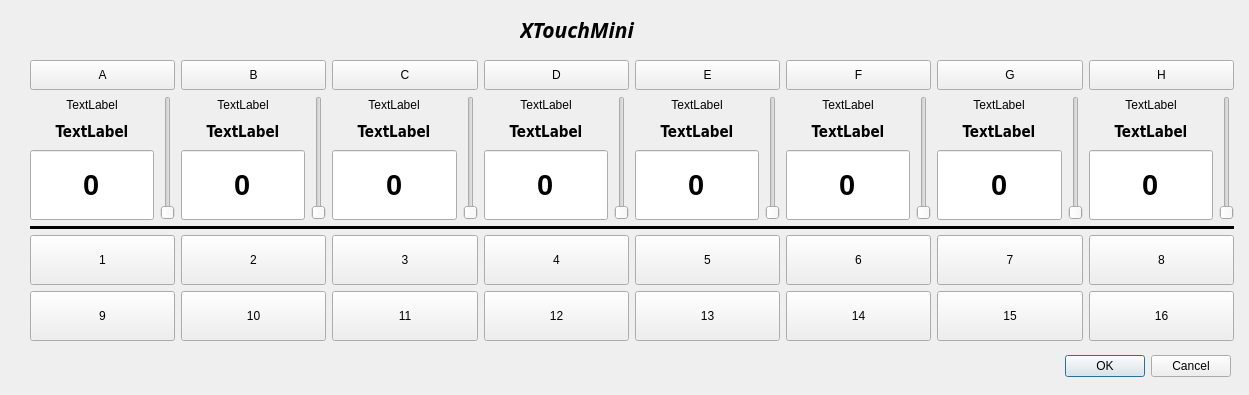
<?xml version="1.0" encoding="UTF-8"?>
<ui version="4.0">
 <class>XTouchMini</class>
 <widget class="QDialog" name="XTouchMini">
  <property name="geometry">
   <rect>
    <x>0</x>
    <y>0</y>
    <width>1249</width>
    <height>395</height>
   </rect>
  </property>
  <property name="windowTitle">
   <string>MidyAX - XTouchMini</string>
  </property>
  <property name="styleSheet">
   <string notr="true"/>
  </property>
  <widget class="QDialogButtonBox" name="buttonBox">
   <property name="geometry">
    <rect>
     <x>890</x>
     <y>350</y>
     <width>341</width>
     <height>32</height>
    </rect>
   </property>
   <property name="orientation">
    <enum>Qt::Horizontal</enum>
   </property>
   <property name="standardButtons">
    <set>QDialogButtonBox::Cancel|QDialogButtonBox::Ok</set>
   </property>
  </widget>
  <widget class="QWidget" name="gridLayoutWidget">
   <property name="geometry">
    <rect>
     <x>30</x>
     <y>60</y>
     <width>1204</width>
     <height>281</height>
    </rect>
   </property>
   <layout class="QGridLayout" name="gridLayout">
    <item row="3" column="14">
     <widget class="QLineEditMod1" name="lineEdit_8">
      <property name="minimumSize">
       <size>
        <width>100</width>
        <height>70</height>
       </size>
      </property>
      <property name="font">
       <font>
        <pointsize>22</pointsize>
        <weight>75</weight>
        <bold>true</bold>
       </font>
      </property>
      <property name="contextMenuPolicy">
       <enum>Qt::CustomContextMenu</enum>
      </property>
      <property name="text">
       <string>0</string>
      </property>
      <property name="alignment">
       <set>Qt::AlignCenter</set>
      </property>
     </widget>
    </item>
    <item row="1" column="7" rowspan="3">
     <widget class="QSliderMod1" name="verticalSlider_4">
      <property name="contextMenuPolicy">
       <enum>Qt::CustomContextMenu</enum>
      </property>
      <property name="orientation">
       <enum>Qt::Vertical</enum>
      </property>
     </widget>
    </item>
    <item row="10" column="14" colspan="2">
     <widget class="QPushButton" name="pageSelect_pushButton_16">
      <property name="minimumSize">
       <size>
        <width>0</width>
        <height>50</height>
       </size>
      </property>
      <property name="text">
       <string>16</string>
      </property>
     </widget>
    </item>
    <item row="10" column="8" colspan="2">
     <widget class="QPushButton" name="pageSelect_pushButton_13">
      <property name="minimumSize">
       <size>
        <width>0</width>
        <height>50</height>
       </size>
      </property>
      <property name="text">
       <string>13</string>
      </property>
     </widget>
    </item>
    <item row="3" column="2">
     <widget class="QLineEditMod1" name="lineEdit_2">
      <property name="minimumSize">
       <size>
        <width>100</width>
        <height>70</height>
       </size>
      </property>
      <property name="font">
       <font>
        <pointsize>22</pointsize>
        <weight>75</weight>
        <bold>true</bold>
       </font>
      </property>
      <property name="contextMenuPolicy">
       <enum>Qt::CustomContextMenu</enum>
      </property>
      <property name="text">
       <string>0</string>
      </property>
      <property name="alignment">
       <set>Qt::AlignCenter</set>
      </property>
     </widget>
    </item>
    <item row="9" column="4" colspan="2">
     <widget class="QPushButton" name="pageSelect_pushButton_3">
      <property name="minimumSize">
       <size>
        <width>0</width>
        <height>50</height>
       </size>
      </property>
      <property name="text">
       <string>3</string>
      </property>
     </widget>
    </item>
    <item row="1" column="2" alignment="Qt::AlignHCenter">
     <widget class="QLabel" name="blockLabel_2">
      <property name="minimumSize">
       <size>
        <width>100</width>
        <height>15</height>
       </size>
      </property>
      <property name="contextMenuPolicy">
       <enum>Qt::CustomContextMenu</enum>
      </property>
      <property name="text">
       <string>TextLabel</string>
      </property>
      <property name="alignment">
       <set>Qt::AlignCenter</set>
      </property>
     </widget>
    </item>
    <item row="1" column="4" alignment="Qt::AlignHCenter">
     <widget class="QLabel" name="blockLabel_3">
      <property name="minimumSize">
       <size>
        <width>100</width>
        <height>15</height>
       </size>
      </property>
      <property name="contextMenuPolicy">
       <enum>Qt::CustomContextMenu</enum>
      </property>
      <property name="text">
       <string>TextLabel</string>
      </property>
      <property name="alignment">
       <set>Qt::AlignCenter</set>
      </property>
     </widget>
    </item>
    <item row="1" column="14" alignment="Qt::AlignHCenter">
     <widget class="QLabel" name="blockLabel_8">
      <property name="minimumSize">
       <size>
        <width>100</width>
        <height>15</height>
       </size>
      </property>
      <property name="contextMenuPolicy">
       <enum>Qt::CustomContextMenu</enum>
      </property>
      <property name="text">
       <string>TextLabel</string>
      </property>
      <property name="alignment">
       <set>Qt::AlignCenter</set>
      </property>
     </widget>
    </item>
    <item row="1" column="1" rowspan="3">
     <widget class="QSliderMod1" name="verticalSlider_1">
      <property name="contextMenuPolicy">
       <enum>Qt::CustomContextMenu</enum>
      </property>
      <property name="orientation">
       <enum>Qt::Vertical</enum>
      </property>
     </widget>
    </item>
    <item row="1" column="12" alignment="Qt::AlignHCenter">
     <widget class="QLabel" name="blockLabel_7">
      <property name="minimumSize">
       <size>
        <width>100</width>
        <height>15</height>
       </size>
      </property>
      <property name="contextMenuPolicy">
       <enum>Qt::CustomContextMenu</enum>
      </property>
      <property name="text">
       <string>TextLabel</string>
      </property>
      <property name="alignment">
       <set>Qt::AlignCenter</set>
      </property>
     </widget>
    </item>
    <item row="2" column="14" alignment="Qt::AlignHCenter">
     <widget class="QLabel" name="paramLabel_8">
      <property name="minimumSize">
       <size>
        <width>120</width>
        <height>25</height>
       </size>
      </property>
      <property name="font">
       <font>
        <family>DejaVu Sans Condensed</family>
        <pointsize>11</pointsize>
        <weight>75</weight>
        <italic>false</italic>
        <bold>true</bold>
       </font>
      </property>
      <property name="contextMenuPolicy">
       <enum>Qt::CustomContextMenu</enum>
      </property>
      <property name="text">
       <string>TextLabel</string>
      </property>
      <property name="alignment">
       <set>Qt::AlignCenter</set>
      </property>
     </widget>
    </item>
    <item row="1" column="6" alignment="Qt::AlignHCenter">
     <widget class="QLabel" name="blockLabel_4">
      <property name="minimumSize">
       <size>
        <width>100</width>
        <height>15</height>
       </size>
      </property>
      <property name="contextMenuPolicy">
       <enum>Qt::CustomContextMenu</enum>
      </property>
      <property name="text">
       <string>TextLabel</string>
      </property>
      <property name="alignment">
       <set>Qt::AlignCenter</set>
      </property>
     </widget>
    </item>
    <item row="2" column="8" alignment="Qt::AlignHCenter">
     <widget class="QLabel" name="paramLabel_5">
      <property name="minimumSize">
       <size>
        <width>120</width>
        <height>25</height>
       </size>
      </property>
      <property name="font">
       <font>
        <family>DejaVu Sans Condensed</family>
        <pointsize>11</pointsize>
        <weight>75</weight>
        <italic>false</italic>
        <bold>true</bold>
       </font>
      </property>
      <property name="contextMenuPolicy">
       <enum>Qt::CustomContextMenu</enum>
      </property>
      <property name="text">
       <string>TextLabel</string>
      </property>
      <property name="alignment">
       <set>Qt::AlignCenter</set>
      </property>
     </widget>
    </item>
    <item row="10" column="10" colspan="2">
     <widget class="QPushButton" name="pageSelect_pushButton_14">
      <property name="minimumSize">
       <size>
        <width>0</width>
        <height>50</height>
       </size>
      </property>
      <property name="text">
       <string>14</string>
      </property>
     </widget>
    </item>
    <item row="9" column="6" colspan="2">
     <widget class="QPushButton" name="pageSelect_pushButton_4">
      <property name="minimumSize">
       <size>
        <width>0</width>
        <height>50</height>
       </size>
      </property>
      <property name="text">
       <string>4</string>
      </property>
     </widget>
    </item>
    <item row="3" column="6">
     <widget class="QLineEditMod1" name="lineEdit_4">
      <property name="minimumSize">
       <size>
        <width>100</width>
        <height>70</height>
       </size>
      </property>
      <property name="font">
       <font>
        <pointsize>22</pointsize>
        <weight>75</weight>
        <bold>true</bold>
       </font>
      </property>
      <property name="contextMenuPolicy">
       <enum>Qt::CustomContextMenu</enum>
      </property>
      <property name="text">
       <string>0</string>
      </property>
      <property name="alignment">
       <set>Qt::AlignCenter</set>
      </property>
     </widget>
    </item>
    <item row="1" column="10" alignment="Qt::AlignHCenter">
     <widget class="QLabel" name="blockLabel_6">
      <property name="minimumSize">
       <size>
        <width>100</width>
        <height>15</height>
       </size>
      </property>
      <property name="contextMenuPolicy">
       <enum>Qt::CustomContextMenu</enum>
      </property>
      <property name="text">
       <string>TextLabel</string>
      </property>
      <property name="alignment">
       <set>Qt::AlignCenter</set>
      </property>
     </widget>
    </item>
    <item row="9" column="0" colspan="2">
     <widget class="QPushButton" name="pageSelect_pushButton_1">
      <property name="minimumSize">
       <size>
        <width>0</width>
        <height>50</height>
       </size>
      </property>
      <property name="text">
       <string>1</string>
      </property>
      <property name="checkable">
       <bool>true</bool>
      </property>
      <property name="checked">
       <bool>false</bool>
      </property>
     </widget>
    </item>
    <item row="9" column="14" colspan="2">
     <widget class="QPushButton" name="pageSelect_pushButton_8">
      <property name="minimumSize">
       <size>
        <width>0</width>
        <height>50</height>
       </size>
      </property>
      <property name="text">
       <string>8</string>
      </property>
     </widget>
    </item>
    <item row="2" column="6" alignment="Qt::AlignHCenter">
     <widget class="QLabel" name="paramLabel_4">
      <property name="minimumSize">
       <size>
        <width>120</width>
        <height>25</height>
       </size>
      </property>
      <property name="font">
       <font>
        <family>DejaVu Sans Condensed</family>
        <pointsize>11</pointsize>
        <weight>75</weight>
        <italic>false</italic>
        <bold>true</bold>
       </font>
      </property>
      <property name="contextMenuPolicy">
       <enum>Qt::CustomContextMenu</enum>
      </property>
      <property name="text">
       <string>TextLabel</string>
      </property>
      <property name="alignment">
       <set>Qt::AlignCenter</set>
      </property>
     </widget>
    </item>
    <item row="10" column="4" colspan="2">
     <widget class="QPushButton" name="pageSelect_pushButton_11">
      <property name="minimumSize">
       <size>
        <width>0</width>
        <height>50</height>
       </size>
      </property>
      <property name="text">
       <string>11</string>
      </property>
     </widget>
    </item>
    <item row="10" column="2" colspan="2">
     <widget class="QPushButton" name="pageSelect_pushButton_10">
      <property name="minimumSize">
       <size>
        <width>0</width>
        <height>50</height>
       </size>
      </property>
      <property name="text">
       <string>10</string>
      </property>
     </widget>
    </item>
    <item row="2" column="4" alignment="Qt::AlignHCenter">
     <widget class="QLabel" name="paramLabel_3">
      <property name="minimumSize">
       <size>
        <width>120</width>
        <height>25</height>
       </size>
      </property>
      <property name="font">
       <font>
        <family>DejaVu Sans Condensed</family>
        <pointsize>11</pointsize>
        <weight>75</weight>
        <italic>false</italic>
        <bold>true</bold>
       </font>
      </property>
      <property name="contextMenuPolicy">
       <enum>Qt::CustomContextMenu</enum>
      </property>
      <property name="text">
       <string>TextLabel</string>
      </property>
      <property name="alignment">
       <set>Qt::AlignCenter</set>
      </property>
     </widget>
    </item>
    <item row="0" column="12" colspan="2">
     <widget class="QPushButton" name="parameter_pushButton_7">
      <property name="minimumSize">
       <size>
        <width>0</width>
        <height>30</height>
       </size>
      </property>
      <property name="contextMenuPolicy">
       <enum>Qt::CustomContextMenu</enum>
      </property>
      <property name="text">
       <string>G</string>
      </property>
      <property name="checkable">
       <bool>true</bool>
      </property>
     </widget>
    </item>
    <item row="1" column="9" rowspan="3">
     <widget class="QSliderMod1" name="verticalSlider_5">
      <property name="contextMenuPolicy">
       <enum>Qt::CustomContextMenu</enum>
      </property>
      <property name="orientation">
       <enum>Qt::Vertical</enum>
      </property>
     </widget>
    </item>
    <item row="2" column="2" alignment="Qt::AlignHCenter">
     <widget class="QLabel" name="paramLabel_2">
      <property name="minimumSize">
       <size>
        <width>120</width>
        <height>25</height>
       </size>
      </property>
      <property name="font">
       <font>
        <family>DejaVu Sans Condensed</family>
        <pointsize>11</pointsize>
        <weight>75</weight>
        <italic>false</italic>
        <bold>true</bold>
       </font>
      </property>
      <property name="contextMenuPolicy">
       <enum>Qt::CustomContextMenu</enum>
      </property>
      <property name="text">
       <string>TextLabel</string>
      </property>
      <property name="alignment">
       <set>Qt::AlignCenter</set>
      </property>
     </widget>
    </item>
    <item row="1" column="0" alignment="Qt::AlignHCenter">
     <widget class="QLabel" name="blockLabel_1">
      <property name="minimumSize">
       <size>
        <width>100</width>
        <height>15</height>
       </size>
      </property>
      <property name="contextMenuPolicy">
       <enum>Qt::CustomContextMenu</enum>
      </property>
      <property name="text">
       <string>TextLabel</string>
      </property>
      <property name="alignment">
       <set>Qt::AlignCenter</set>
      </property>
     </widget>
    </item>
    <item row="3" column="10">
     <widget class="QLineEditMod1" name="lineEdit_6">
      <property name="minimumSize">
       <size>
        <width>100</width>
        <height>70</height>
       </size>
      </property>
      <property name="font">
       <font>
        <pointsize>22</pointsize>
        <weight>75</weight>
        <bold>true</bold>
       </font>
      </property>
      <property name="contextMenuPolicy">
       <enum>Qt::CustomContextMenu</enum>
      </property>
      <property name="text">
       <string>0</string>
      </property>
      <property name="alignment">
       <set>Qt::AlignCenter</set>
      </property>
     </widget>
    </item>
    <item row="1" column="15" rowspan="3">
     <widget class="QSliderMod1" name="verticalSlider_8">
      <property name="contextMenuPolicy">
       <enum>Qt::CustomContextMenu</enum>
      </property>
      <property name="orientation">
       <enum>Qt::Vertical</enum>
      </property>
     </widget>
    </item>
    <item row="1" column="13" rowspan="3">
     <widget class="QSliderMod1" name="verticalSlider_7">
      <property name="contextMenuPolicy">
       <enum>Qt::CustomContextMenu</enum>
      </property>
      <property name="orientation">
       <enum>Qt::Vertical</enum>
      </property>
     </widget>
    </item>
    <item row="10" column="6" colspan="2">
     <widget class="QPushButton" name="pageSelect_pushButton_12">
      <property name="minimumSize">
       <size>
        <width>0</width>
        <height>50</height>
       </size>
      </property>
      <property name="text">
       <string>12</string>
      </property>
     </widget>
    </item>
    <item row="0" column="10" colspan="2">
     <widget class="QPushButton" name="parameter_pushButton_6">
      <property name="minimumSize">
       <size>
        <width>0</width>
        <height>30</height>
       </size>
      </property>
      <property name="contextMenuPolicy">
       <enum>Qt::CustomContextMenu</enum>
      </property>
      <property name="text">
       <string>F</string>
      </property>
      <property name="checkable">
       <bool>true</bool>
      </property>
     </widget>
    </item>
    <item row="1" column="3" rowspan="3">
     <widget class="QSliderMod1" name="verticalSlider_2">
      <property name="contextMenuPolicy">
       <enum>Qt::CustomContextMenu</enum>
      </property>
      <property name="orientation">
       <enum>Qt::Vertical</enum>
      </property>
     </widget>
    </item>
    <item row="3" column="8">
     <widget class="QLineEditMod1" name="lineEdit_5">
      <property name="minimumSize">
       <size>
        <width>100</width>
        <height>70</height>
       </size>
      </property>
      <property name="font">
       <font>
        <pointsize>22</pointsize>
        <weight>75</weight>
        <bold>true</bold>
       </font>
      </property>
      <property name="contextMenuPolicy">
       <enum>Qt::CustomContextMenu</enum>
      </property>
      <property name="text">
       <string>0</string>
      </property>
      <property name="alignment">
       <set>Qt::AlignCenter</set>
      </property>
     </widget>
    </item>
    <item row="0" column="8" colspan="2">
     <widget class="QPushButton" name="parameter_pushButton_5">
      <property name="minimumSize">
       <size>
        <width>0</width>
        <height>30</height>
       </size>
      </property>
      <property name="contextMenuPolicy">
       <enum>Qt::CustomContextMenu</enum>
      </property>
      <property name="text">
       <string>E</string>
      </property>
      <property name="checkable">
       <bool>true</bool>
      </property>
     </widget>
    </item>
    <item row="0" column="4" colspan="2">
     <widget class="QPushButton" name="parameter_pushButton_3">
      <property name="minimumSize">
       <size>
        <width>0</width>
        <height>30</height>
       </size>
      </property>
      <property name="contextMenuPolicy">
       <enum>Qt::CustomContextMenu</enum>
      </property>
      <property name="text">
       <string>C</string>
      </property>
      <property name="checkable">
       <bool>true</bool>
      </property>
     </widget>
    </item>
    <item row="2" column="10" alignment="Qt::AlignHCenter">
     <widget class="QLabel" name="paramLabel_6">
      <property name="minimumSize">
       <size>
        <width>120</width>
        <height>25</height>
       </size>
      </property>
      <property name="font">
       <font>
        <family>DejaVu Sans Condensed</family>
        <pointsize>11</pointsize>
        <weight>75</weight>
        <italic>false</italic>
        <bold>true</bold>
       </font>
      </property>
      <property name="contextMenuPolicy">
       <enum>Qt::CustomContextMenu</enum>
      </property>
      <property name="text">
       <string>TextLabel</string>
      </property>
      <property name="alignment">
       <set>Qt::AlignCenter</set>
      </property>
     </widget>
    </item>
    <item row="2" column="0" alignment="Qt::AlignHCenter">
     <widget class="QLabel" name="paramLabel_1">
      <property name="minimumSize">
       <size>
        <width>120</width>
        <height>25</height>
       </size>
      </property>
      <property name="font">
       <font>
        <family>DejaVu Sans Condensed</family>
        <pointsize>11</pointsize>
        <weight>75</weight>
        <italic>false</italic>
        <bold>true</bold>
        <kerning>true</kerning>
       </font>
      </property>
      <property name="contextMenuPolicy">
       <enum>Qt::CustomContextMenu</enum>
      </property>
      <property name="styleSheet">
       <string notr="true"/>
      </property>
      <property name="text">
       <string>TextLabel</string>
      </property>
      <property name="alignment">
       <set>Qt::AlignCenter</set>
      </property>
     </widget>
    </item>
    <item row="9" column="2" colspan="2">
     <widget class="QPushButton" name="pageSelect_pushButton_2">
      <property name="minimumSize">
       <size>
        <width>0</width>
        <height>50</height>
       </size>
      </property>
      <property name="text">
       <string>2</string>
      </property>
     </widget>
    </item>
    <item row="2" column="12" alignment="Qt::AlignHCenter">
     <widget class="QLabel" name="paramLabel_7">
      <property name="minimumSize">
       <size>
        <width>120</width>
        <height>25</height>
       </size>
      </property>
      <property name="font">
       <font>
        <family>DejaVu Sans Condensed</family>
        <pointsize>11</pointsize>
        <weight>75</weight>
        <italic>false</italic>
        <bold>true</bold>
       </font>
      </property>
      <property name="contextMenuPolicy">
       <enum>Qt::CustomContextMenu</enum>
      </property>
      <property name="text">
       <string>TextLabel</string>
      </property>
      <property name="alignment">
       <set>Qt::AlignCenter</set>
      </property>
     </widget>
    </item>
    <item row="10" column="12" colspan="2">
     <widget class="QPushButton" name="pageSelect_pushButton_15">
      <property name="minimumSize">
       <size>
        <width>0</width>
        <height>50</height>
       </size>
      </property>
      <property name="text">
       <string>15</string>
      </property>
     </widget>
    </item>
    <item row="0" column="14" colspan="2">
     <widget class="QPushButton" name="parameter_pushButton_8">
      <property name="minimumSize">
       <size>
        <width>0</width>
        <height>30</height>
       </size>
      </property>
      <property name="contextMenuPolicy">
       <enum>Qt::CustomContextMenu</enum>
      </property>
      <property name="text">
       <string>H</string>
      </property>
      <property name="checkable">
       <bool>true</bool>
      </property>
     </widget>
    </item>
    <item row="1" column="11" rowspan="3">
     <widget class="QSliderMod1" name="verticalSlider_6">
      <property name="contextMenuPolicy">
       <enum>Qt::CustomContextMenu</enum>
      </property>
      <property name="orientation">
       <enum>Qt::Vertical</enum>
      </property>
     </widget>
    </item>
    <item row="9" column="10" colspan="2">
     <widget class="QPushButton" name="pageSelect_pushButton_6">
      <property name="minimumSize">
       <size>
        <width>0</width>
        <height>50</height>
       </size>
      </property>
      <property name="text">
       <string>6</string>
      </property>
     </widget>
    </item>
    <item row="3" column="4">
     <widget class="QLineEditMod1" name="lineEdit_3">
      <property name="minimumSize">
       <size>
        <width>100</width>
        <height>70</height>
       </size>
      </property>
      <property name="font">
       <font>
        <pointsize>22</pointsize>
        <weight>75</weight>
        <bold>true</bold>
       </font>
      </property>
      <property name="contextMenuPolicy">
       <enum>Qt::CustomContextMenu</enum>
      </property>
      <property name="text">
       <string>0</string>
      </property>
      <property name="alignment">
       <set>Qt::AlignCenter</set>
      </property>
     </widget>
    </item>
    <item row="3" column="0">
     <widget class="QLineEditMod1" name="lineEdit_1">
      <property name="minimumSize">
       <size>
        <width>100</width>
        <height>70</height>
       </size>
      </property>
      <property name="font">
       <font>
        <pointsize>22</pointsize>
        <weight>75</weight>
        <bold>true</bold>
       </font>
      </property>
      <property name="contextMenuPolicy">
       <enum>Qt::CustomContextMenu</enum>
      </property>
      <property name="text">
       <string>0</string>
      </property>
      <property name="alignment">
       <set>Qt::AlignCenter</set>
      </property>
     </widget>
    </item>
    <item row="10" column="0" colspan="2">
     <widget class="QPushButton" name="pageSelect_pushButton_9">
      <property name="minimumSize">
       <size>
        <width>0</width>
        <height>50</height>
       </size>
      </property>
      <property name="text">
       <string>9</string>
      </property>
     </widget>
    </item>
    <item row="1" column="5" rowspan="3">
     <widget class="QSliderMod1" name="verticalSlider_3">
      <property name="contextMenuPolicy">
       <enum>Qt::CustomContextMenu</enum>
      </property>
      <property name="orientation">
       <enum>Qt::Vertical</enum>
      </property>
     </widget>
    </item>
    <item row="3" column="12">
     <widget class="QLineEditMod1" name="lineEdit_7">
      <property name="minimumSize">
       <size>
        <width>100</width>
        <height>70</height>
       </size>
      </property>
      <property name="font">
       <font>
        <pointsize>22</pointsize>
        <weight>75</weight>
        <bold>true</bold>
       </font>
      </property>
      <property name="contextMenuPolicy">
       <enum>Qt::CustomContextMenu</enum>
      </property>
      <property name="text">
       <string>0</string>
      </property>
      <property name="alignment">
       <set>Qt::AlignCenter</set>
      </property>
     </widget>
    </item>
    <item row="9" column="12" colspan="2">
     <widget class="QPushButton" name="pageSelect_pushButton_7">
      <property name="minimumSize">
       <size>
        <width>0</width>
        <height>50</height>
       </size>
      </property>
      <property name="text">
       <string>7</string>
      </property>
     </widget>
    </item>
    <item row="9" column="8" colspan="2">
     <widget class="QPushButton" name="pageSelect_pushButton_5">
      <property name="minimumSize">
       <size>
        <width>0</width>
        <height>50</height>
       </size>
      </property>
      <property name="text">
       <string>5</string>
      </property>
     </widget>
    </item>
    <item row="1" column="8" alignment="Qt::AlignHCenter">
     <widget class="QLabel" name="blockLabel_5">
      <property name="minimumSize">
       <size>
        <width>100</width>
        <height>15</height>
       </size>
      </property>
      <property name="contextMenuPolicy">
       <enum>Qt::CustomContextMenu</enum>
      </property>
      <property name="text">
       <string>TextLabel</string>
      </property>
      <property name="alignment">
       <set>Qt::AlignCenter</set>
      </property>
     </widget>
    </item>
    <item row="0" column="2" colspan="2">
     <widget class="QPushButton" name="parameter_pushButton_2">
      <property name="minimumSize">
       <size>
        <width>0</width>
        <height>30</height>
       </size>
      </property>
      <property name="contextMenuPolicy">
       <enum>Qt::CustomContextMenu</enum>
      </property>
      <property name="text">
       <string>B</string>
      </property>
      <property name="checkable">
       <bool>true</bool>
      </property>
     </widget>
    </item>
    <item row="0" column="0" colspan="2">
     <widget class="QPushButton" name="parameter_pushButton_1">
      <property name="minimumSize">
       <size>
        <width>0</width>
        <height>30</height>
       </size>
      </property>
      <property name="contextMenuPolicy">
       <enum>Qt::CustomContextMenu</enum>
      </property>
      <property name="text">
       <string>A</string>
      </property>
      <property name="checkable">
       <bool>true</bool>
      </property>
      <property name="checked">
       <bool>false</bool>
      </property>
     </widget>
    </item>
    <item row="0" column="6" colspan="2">
     <widget class="QPushButton" name="parameter_pushButton_4">
      <property name="minimumSize">
       <size>
        <width>0</width>
        <height>30</height>
       </size>
      </property>
      <property name="contextMenuPolicy">
       <enum>Qt::CustomContextMenu</enum>
      </property>
      <property name="text">
       <string>D</string>
      </property>
      <property name="checkable">
       <bool>true</bool>
      </property>
     </widget>
    </item>
    <item row="7" column="0" colspan="16">
     <widget class="Line" name="line">
      <property name="minimumSize">
       <size>
        <width>0</width>
        <height>3</height>
       </size>
      </property>
      <property name="frameShadow">
       <enum>QFrame::Plain</enum>
      </property>
      <property name="lineWidth">
       <number>3</number>
      </property>
      <property name="orientation">
       <enum>Qt::Horizontal</enum>
      </property>
     </widget>
    </item>
   </layout>
  </widget>
  <widget class="QLabel" name="label">
   <property name="geometry">
    <rect>
     <x>520</x>
     <y>20</y>
     <width>141</width>
     <height>20</height>
    </rect>
   </property>
   <property name="font">
    <font>
     <family>Stencil</family>
     <pointsize>16</pointsize>
     <weight>75</weight>
     <italic>true</italic>
     <bold>true</bold>
    </font>
   </property>
   <property name="text">
    <string>XTouchMini</string>
   </property>
  </widget>
 </widget>
 <customwidgets>
  <customwidget>
   <class>QSliderMod1</class>
   <extends>QSlider</extends>
   <header>qslidermod1.h</header>
   <slots>
    <slot>setValueFromText(QString)</slot>
   </slots>
  </customwidget>
  <customwidget>
   <class>QLineEditMod1</class>
   <extends>QLineEdit</extends>
   <header>qlineeditmod1.h</header>
   <slots>
    <slot>setTextFromInt(int)</slot>
   </slots>
  </customwidget>
 </customwidgets>
 <tabstops>
  <tabstop>buttonBox</tabstop>
 </tabstops>
 <resources/>
 <connections>
  <connection>
   <sender>buttonBox</sender>
   <signal>accepted()</signal>
   <receiver>XTouchMini</receiver>
   <slot>accept()</slot>
   <hints>
    <hint type="sourcelabel">
     <x>248</x>
     <y>254</y>
    </hint>
    <hint type="destinationlabel">
     <x>157</x>
     <y>274</y>
    </hint>
   </hints>
  </connection>
  <connection>
   <sender>buttonBox</sender>
   <signal>rejected()</signal>
   <receiver>XTouchMini</receiver>
   <slot>reject()</slot>
   <hints>
    <hint type="sourcelabel">
     <x>316</x>
     <y>260</y>
    </hint>
    <hint type="destinationlabel">
     <x>286</x>
     <y>274</y>
    </hint>
   </hints>
  </connection>
 </connections>
 <slots>
  <slot>on_Slider_valueChanged(int)</slot>
 </slots>
</ui>
